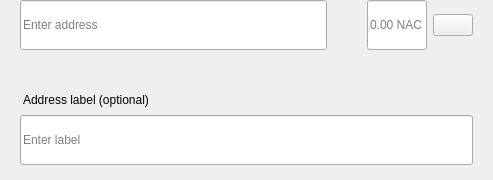
<?xml version="1.0" encoding="UTF-8"?>
<ui version="4.0">
 <class>SendMultiRow</class>
 <widget class="QWidget" name="SendMultiRow">
  <property name="geometry">
   <rect>
    <x>0</x>
    <y>0</y>
    <width>493</width>
    <height>180</height>
   </rect>
  </property>
  <property name="minimumSize">
   <size>
    <width>0</width>
    <height>0</height>
   </size>
  </property>
  <property name="maximumSize">
   <size>
    <width>16777215</width>
    <height>16777215</height>
   </size>
  </property>
  <property name="windowTitle">
   <string>Form</string>
  </property>
  <layout class="QVBoxLayout" name="verticalLayout_3">
   <property name="spacing">
    <number>0</number>
   </property>
   <property name="leftMargin">
    <number>0</number>
   </property>
   <property name="topMargin">
    <number>0</number>
   </property>
   <property name="rightMargin">
    <number>20</number>
   </property>
   <property name="bottomMargin">
    <number>5</number>
   </property>
   <item alignment="Qt::AlignTop">
    <widget class="QWidget" name="widget" native="true">
     <property name="sizePolicy">
      <sizepolicy hsizetype="Expanding" vsizetype="Maximum">
       <horstretch>0</horstretch>
       <verstretch>0</verstretch>
      </sizepolicy>
     </property>
     <property name="minimumSize">
      <size>
       <width>0</width>
       <height>60</height>
      </size>
     </property>
     <property name="maximumSize">
      <size>
       <width>16777215</width>
       <height>85</height>
      </size>
     </property>
     <layout class="QHBoxLayout" name="horizontalLayout" stretch="6,0,2">
      <property name="spacing">
       <number>0</number>
      </property>
      <property name="leftMargin">
       <number>8</number>
      </property>
      <property name="topMargin">
       <number>0</number>
      </property>
      <property name="rightMargin">
       <number>0</number>
      </property>
      <property name="bottomMargin">
       <number>0</number>
      </property>
      <item alignment="Qt::AlignTop">
       <widget class="QStackedWidget" name="stackedAddress">
        <property name="minimumSize">
         <size>
          <width>0</width>
          <height>50</height>
         </size>
        </property>
        <property name="maximumSize">
         <size>
          <width>16777215</width>
          <height>50</height>
         </size>
        </property>
        <widget class="QWidget" name="page_4">
         <property name="sizePolicy">
          <sizepolicy hsizetype="Expanding" vsizetype="Preferred">
           <horstretch>0</horstretch>
           <verstretch>0</verstretch>
          </sizepolicy>
         </property>
         <property name="minimumSize">
          <size>
           <width>0</width>
           <height>50</height>
          </size>
         </property>
         <property name="maximumSize">
          <size>
           <width>16777215</width>
           <height>55</height>
          </size>
         </property>
         <layout class="QVBoxLayout" name="verticalLayout_7">
          <property name="spacing">
           <number>0</number>
          </property>
          <property name="leftMargin">
           <number>12</number>
          </property>
          <property name="topMargin">
           <number>0</number>
          </property>
          <property name="rightMargin">
           <number>0</number>
          </property>
          <property name="bottomMargin">
           <number>0</number>
          </property>
          <item>
           <widget class="QLineEdit" name="lineEditAddress">
            <property name="minimumSize">
             <size>
              <width>0</width>
              <height>50</height>
             </size>
            </property>
            <property name="maximumSize">
             <size>
              <width>16777215</width>
              <height>50</height>
             </size>
            </property>
            <property name="placeholderText">
             <string>Enter address</string>
            </property>
           </widget>
          </item>
         </layout>
        </widget>
        <widget class="QWidget" name="page_3"/>
       </widget>
      </item>
      <item>
       <spacer name="horizontalSpacer_3">
        <property name="orientation">
         <enum>Qt::Horizontal</enum>
        </property>
        <property name="sizeType">
         <enum>QSizePolicy::Fixed</enum>
        </property>
        <property name="sizeHint" stdset="0">
         <size>
          <width>40</width>
          <height>20</height>
         </size>
        </property>
       </spacer>
      </item>
      <item>
       <layout class="QHBoxLayout" name="horizontalLayout_2">
        <property name="spacing">
         <number>6</number>
        </property>
        <item alignment="Qt::AlignTop">
         <widget class="QLineEdit" name="lineEditAmount">
          <property name="sizePolicy">
           <sizepolicy hsizetype="Expanding" vsizetype="Preferred">
            <horstretch>0</horstretch>
            <verstretch>0</verstretch>
           </sizepolicy>
          </property>
          <property name="minimumSize">
           <size>
            <width>0</width>
            <height>50</height>
           </size>
          </property>
          <property name="maximumSize">
           <size>
            <width>16777215</width>
            <height>50</height>
           </size>
          </property>
          <property name="maxLength">
           <number>17</number>
          </property>
          <property name="alignment">
           <set>Qt::AlignLeading|Qt::AlignLeft|Qt::AlignVCenter</set>
          </property>
          <property name="placeholderText">
           <string notr="true">0.00 NAC</string>
          </property>
         </widget>
        </item>
        <item>
         <layout class="QVBoxLayout" name="verticalLayout">
          <property name="topMargin">
           <number>14</number>
          </property>
          <property name="bottomMargin">
           <number>0</number>
          </property>
          <item alignment="Qt::AlignTop">
           <widget class="QPushButton" name="btnMenu">
            <property name="minimumSize">
             <size>
              <width>0</width>
              <height>0</height>
             </size>
            </property>
            <property name="maximumSize">
             <size>
              <width>16777215</width>
              <height>16777215</height>
             </size>
            </property>
            <property name="focusPolicy">
             <enum>Qt::NoFocus</enum>
            </property>
            <property name="text">
             <string/>
            </property>
           </widget>
          </item>
         </layout>
        </item>
       </layout>
      </item>
     </layout>
    </widget>
   </item>
   <item>
    <widget class="QWidget" name="layoutLabel" native="true">
     <property name="minimumSize">
      <size>
       <width>0</width>
       <height>0</height>
      </size>
     </property>
     <property name="maximumSize">
      <size>
       <width>16777215</width>
       <height>16777215</height>
      </size>
     </property>
     <layout class="QVBoxLayout" name="verticalLayout_9">
      <property name="spacing">
       <number>6</number>
      </property>
      <property name="leftMargin">
       <number>20</number>
      </property>
      <property name="topMargin">
       <number>0</number>
      </property>
      <property name="rightMargin">
       <number>0</number>
      </property>
      <property name="bottomMargin">
       <number>10</number>
      </property>
      <item>
       <spacer name="verticalSpacer">
        <property name="orientation">
         <enum>Qt::Vertical</enum>
        </property>
        <property name="sizeType">
         <enum>QSizePolicy::Fixed</enum>
        </property>
        <property name="sizeHint" stdset="0">
         <size>
          <width>20</width>
          <height>20</height>
         </size>
        </property>
       </spacer>
      </item>
      <item>
       <widget class="QLabel" name="labelSubtitleDescription">
        <property name="styleSheet">
         <string notr="true">margin-bottom:2px;
margin-left:0.05px;
padding:0px;</string>
        </property>
        <property name="text">
         <string>Address label (optional)</string>
        </property>
       </widget>
      </item>
      <item>
       <widget class="QLineEdit" name="lineEditDescription">
        <property name="minimumSize">
         <size>
          <width>0</width>
          <height>50</height>
         </size>
        </property>
        <property name="maximumSize">
         <size>
          <width>16777215</width>
          <height>50</height>
         </size>
        </property>
        <property name="placeholderText">
         <string>Enter label</string>
        </property>
       </widget>
      </item>
     </layout>
    </widget>
   </item>
  </layout>
 </widget>
 <resources/>
 <connections/>
</ui>
